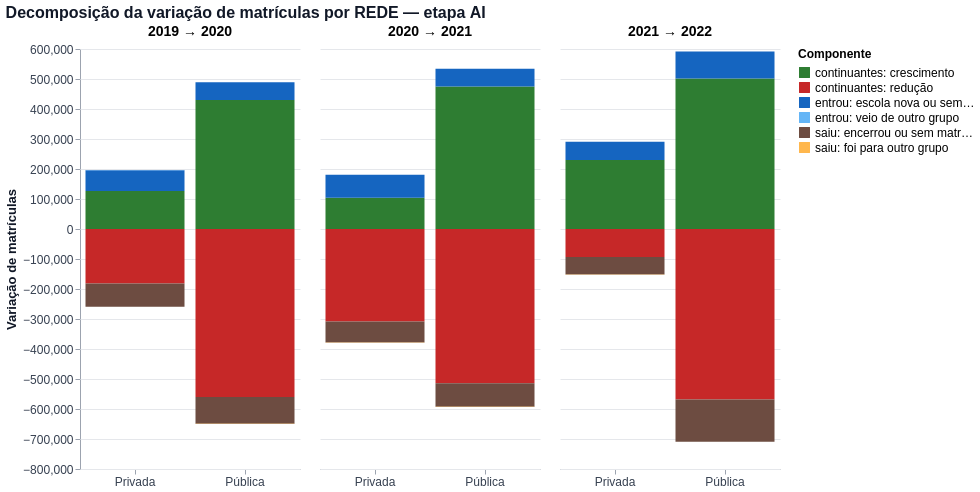

The cell this chart's notebook holds for it:
### Markdown cell above
## Etapa 7 — Decomposição da variação de matrículas entre dois anos *(opcional)*

Para cada par de anos `(a, b)` e cada grupo, a **variação líquida** das matrículas (soma de `b` menos soma de `a`)
é dividida em partes, olhando o **código da escola**:

| Componente | O que é |
|---|---|
| **continuantes: crescimento / redução** | escolas ativas nos dois anos, no mesmo grupo, que ganharam / perderam matrículas |
| **entrou: escola nova ou sem matrícula antes** | escola ativa em `b` e que não estava ativa em nenhum grupo em `a` |
| **entrou: veio de outro grupo** | escola ativa em `b` neste grupo e que em `a` estava ativa em outro grupo (mudou de rede, por exemplo) |
| **saiu: encerrou ou sem matrícula depois** | escola ativa em `a` e que não está ativa em nenhum grupo em `b` |
| **saiu: foi para outro grupo** | escola ativa em `a` neste grupo e que em `b` está ativa em outro grupo |

A soma das partes é a variação líquida do grupo. É uma **decomposição contábil das matrículas por escola**,
**não** o seguimento de alunos. Escola que muda de código (reabertura com outro código) aparece como saída + entrada.

### Code cell
COMPONENTES = ["continuantes: crescimento", "continuantes: redução",
               "entrou: escola nova ou sem matrícula antes", "entrou: veio de outro grupo",
               "saiu: encerrou ou sem matrícula depois", "saiu: foi para outro grupo"]
CORES_COMP = ["#2E7D32", "#C62828", "#1565C0", "#64B5F6", "#6D4C41", "#FFB74D"]


def decompor(d, ano_a, ano_b):
    ativos = d[d["MATRICULAS"] >= ESCOLA_ATIVA_MIN]
    A = ativos[ativos["ANO"] == ano_a].set_index("CO_ESCOLA")[["GRUPO", "MATRICULAS"]]
    B = ativos[ativos["ANO"] == ano_b].set_index("CO_ESCOLA")[["GRUPO", "MATRICULAS"]]
    j = A.join(B, how="outer", lsuffix="_a", rsuffix="_b")
    ma, mb = j["MATRICULAS_a"].fillna(0), j["MATRICULAS_b"].fillna(0)
    ga, gb = j["GRUPO_a"], j["GRUPO_b"]

    mesmo = ga.notna() & gb.notna() & (ga == gb)
    dif = mb - ma
    partes = [
        (ga[mesmo & (dif > 0)], dif[mesmo & (dif > 0)], COMPONENTES[0]),
        (ga[mesmo & (dif < 0)], dif[mesmo & (dif < 0)], COMPONENTES[1]),
        (gb[gb.notna() & ga.isna()], mb[gb.notna() & ga.isna()], COMPONENTES[2]),
        (gb[gb.notna() & ga.notna() & (ga != gb)], mb[gb.notna() & ga.notna() & (ga != gb)], COMPONENTES[3]),
        (ga[ga.notna() & gb.isna()], -ma[ga.notna() & gb.isna()], COMPONENTES[4]),
        (ga[ga.notna() & gb.notna() & (ga != gb)], -ma[ga.notna() & gb.notna() & (ga != gb)], COMPONENTES[5]),
    ]
    linhas = []
    for grupo, valor, nome in partes:
        t = pd.DataFrame({"GRUPO": grupo, "valor": valor}).groupby("GRUPO").agg(valor=("valor", "sum"), escolas=("valor", "size"))
        t["componente"] = nome
        linhas.append(t.reset_index())
    out = pd.concat(linhas, ignore_index=True)
    out["par"] = f"{ano_a} → {ano_b}"
    return out


if not DECOMPOR:
    print("DECOMPOR = False: seção pulada.")
else:
    partes_dec = []
    for a, b in PARES_DECOMPOSICAO:
        if a in ANOS and b in ANOS:
            partes_dec.append(decompor(base, a, b))
        else:
            print(f"[aviso] par {a}→{b} fora do período analisado; ignorado.")
    if partes_dec:
        dec = pd.concat(partes_dec, ignore_index=True)
        dec["componente"] = pd.Categorical(dec["componente"], categories=COMPONENTES, ordered=True)

        tab = dec.pivot_table(index=["par", "GRUPO"], columns="componente", values="valor", aggfunc="sum", observed=False).fillna(0)
        tab["variação líquida"] = tab.sum(axis=1)
        print("Decomposição (matrículas)")
        display(tab.round(0).astype("Int64"))

        # confere com os totais da etapa 3
        conf = []
        for a, b in PARES_DECOMPOSICAO:
            if a in ANOS and b in ANOS:
                for g_ in tot.columns:
                    conf.append({"par": f"{a} → {b}", "GRUPO": g_, "variação total (etapa 3)": tot.loc[b, g_] - tot.loc[a, g_]})
        conf = pd.DataFrame(conf).set_index(["par", "GRUPO"])
        conf["variação líquida (decomposição)"] = tab["variação líquida"]
        conf["diferença"] = conf["variação total (etapa 3)"] - conf["variação líquida (decomposição)"]
        print("Conferência: a diferença deve ser 0 quando ESCOLA_ATIVA_MIN = 1")
        display(conf.round(0).astype("Int64"))

        graf = (alt.Chart(dec).mark_bar().encode(
            x=alt.X("GRUPO:N", title=None, axis=alt.Axis(labelAngle=0)),
            y=alt.Y("valor:Q", title="Variação de matrículas"),
            color=alt.Color("componente:N", title="Componente",
                            scale=alt.Scale(domain=COMPONENTES, range=CORES_COMP)),
            order=alt.Order("componente:N"),
            tooltip=["par:N", "GRUPO:N", "componente:N", alt.Tooltip("valor:Q", format=",.0f"), alt.Tooltip("escolas:Q", title="escolas")])
            .properties(width=max(140, LARGURA_GRAFICO // max(len(PARES_DECOMPOSICAO), 1) - 80), height=ALTURA_GRAFICO)
            .facet(column=alt.Column("par:N", title=None, header=alt.Header(labelFontSize=14, labelFontWeight="bold"))))
        display(estilizar(graf.properties(title=f"Decomposição da variação de matrículas por {DIMENSAO} — etapa {ETAPA}")))

### Figure 1 — Vega-Lite specification as saved in the notebook (floating-point values rounded to 4 significant figures)
{"config": {"view": {"continuousWidth": 300, "continuousHeight": 300, "stroke": null}, "axis": {"domainColor": "#9CA3AF", "gridColor": "#E5E7EB", "labelColor": "#374151", "labelFontSize": 12, "tickColor": "#9CA3AF", "titleColor": "#111827", "titleFontSize": 13}, "legend": {"labelFontSize": 12, "symbolSize": 120, "titleFontSize": 12}, "title": {"anchor": "start", "color": "#111827", "fontSize": 16, "subtitleColor": "#6B7280", "subtitleFontSize": 12}}, "data": {"name": "data-1be7fe8a0f29d93285845278c073da17"}, "facet": {"column": {"field": "par", "header": {"labelFontSize": 14, "labelFontWeight": "bold"}, "title": null, "type": "nominal"}}, "spec": {"mark": {"type": "bar"}, "encoding": {"color": {"field": "componente", "scale": {"domain": ["continuantes: crescimento", "continuantes: redução", "entrou: escola nova ou sem matrícula antes", "entrou: veio de outro grupo", "saiu: encerrou ou sem matrícula depois", "saiu: foi para outro grupo"], "range": ["#2E7D32", "#C62828", "#1565C0", "#64B5F6", "#6D4C41", "#FFB74D"]}, "title": "Componente", "type": "nominal"}, "order": {"field": "componente", "type": "nominal"}, "tooltip": [{"field": "par", "type": "nominal"}, {"field": "GRUPO", "type": "nominal"}, {"field": "componente", "type": "nominal"}, {"field": "valor", "format": ",.0f", "type": "quantitative"}, {"field": "escolas", "title": "escolas", "type": "quantitative"}], "x": {"axis": {"labelAngle": 0}, "field": "GRUPO", "title": null, "type": "nominal"}, "y": {"field": "valor", "title": "Variação de matrículas", "type": "quantitative"}}, "height": 420, "width": 220}, "title": "Decomposição da variação de matrículas por REDE — etapa AI", "$schema": "https://vega.github.io/schema/vega-lite/v6.4.1.json", "datasets": {"data-1be7fe8a0f29d93285845278c073da17": [{"GRUPO": "Privada", "valor": 126900.0, "escolas": 8566, "componente": "continuantes: crescimento", "par": "2019 → 2020"}, {"GRUPO": "Pública", "valor": 430200.0, "escolas": 32830, "componente": "continuantes: crescimento", "par": "2019 → 2020"}, {"GRUPO": "Privada", "valor": -182000.0, "escolas": 11840, "componente": "continuantes: redução", "par": "2019 → 2020"}, {"GRUPO": "Pública", "valor": -559800.0, "escolas": 45478, "componente": "continuantes: redução", "par": "2019 → 2020"}, {"GRUPO": "Privada", "valor": 69020.0, "escolas": 1179, "componente": "entrou: escola nova ou sem matrícula antes", "par": "2019 → 2020"}, {"GRUPO": "Pública", "valor": 58860.0, "escolas": 792, "componente": "entrou: escola nova ou sem matrícula antes", "par": "2019 → 2020"}, {"GRUPO": "Privada", "valor": 340.0, "escolas": 2, "componente": "entrou: veio de outro grupo", "par": "2019 → 2020"}, {"GRUPO": "Pública", "valor": 64.0, "escolas": 1, "componente": "entrou: veio de outro grupo", "par": "2019 → 2020"}, {"GRUPO": "Privada", "valor": -77290.0, "escolas": 1342, "componente": "saiu: encerrou ou sem matrícula depois", "par": "2019 → 2020"}, {"GRUPO": "Pública", "valor": -89420.0, "escolas": 2175, "componente": "saiu: encerrou ou sem matrícula depois", "par": "2019 → 2020"}, {"GRUPO": "Privada", "valor": -62.0, "escolas": 1, "componente": "saiu: foi para outro grupo", "par": "2019 → 2020"}, {"GRUPO": "Pública", "valor": -332.0, "escolas": 2, "componente": "saiu: foi para outro grupo", "par": "2019 → 2020"}, {"GRUPO": "Privada", "valor": 104000.0, "escolas": 6383, "componente": "continuantes: crescimento", "par": "2020 → 2021"}, {"GRUPO": "Pública", "valor": 474800.0, "escolas": 36217, "componente": "continuantes: crescimento", "par": "2020 → 2021"}, {"GRUPO": "Privada", "valor": -308200.0, "escolas": 13943, "componente": "continuantes: redução", "par": "2020 → 2021"}, {"GRUPO": "Pública", "valor": -514200.0, "escolas": 40812, "componente": "continuantes: redução", "par": "2020 → 2021"}, {"GRUPO": "Privada", "valor": 76450.0, "escolas": 1432, "componente": "entrou: escola nova ou sem matrícula antes", "par": "2020 → 2021"}, {"GRUPO": "Pública", "valor": 59320.0, "escolas": 867, "componente": "entrou: escola nova ou sem matrícula antes", "par": "2020 → 2021"}, {"GRUPO": "Privada", "valor": 313.0, "escolas": 2, "componente": "entrou: veio de outro grupo", "par": "2020 → 2021"}, {"GRUPO": "Pública", "valor": 265.0, "escolas": 1, "componente": "entrou: veio de outro grupo", "par": "2020 → 2021"}, {"GRUPO": "Privada", "valor": -70490.0, "escolas": 1513, "componente": "saiu: encerrou ou sem matrícula depois", "par": "2020 → 2021"}, {"GRUPO": "Pública", "valor": -78480.0, "escolas": 2102, "componente": "saiu: encerrou ou sem matrícula depois", "par": "2020 → 2021"}, {"GRUPO": "Privada", "valor": -248.0, "escolas": 1, "componente": "saiu: foi para outro grupo", "par": "2020 → 2021"}, {"GRUPO": "Pública", "valor": -291.0, "escolas": 2, "componente": "saiu: foi para outro grupo", "par": "2020 → 2021"}, {"GRUPO": "Privada", "valor": 229600.0, "escolas": 13299, "componente": "continuantes: crescimento", "par": "2021 → 2022"}, {"GRUPO": "Pública", "valor": 502000.0, "escolas": 33653, "componente": "continuantes: crescimento", "par": "2021 → 2022"}, {"GRUPO": "Privada", "valor": -93310.0, "escolas": 7218, "componente": "continuantes: redução", "par": "2021 → 2022"}, {"GRUPO": "Pública", "valor": -568100.0, "escolas": 42143, "componente": "continuantes: redução", "par": "2021 → 2022"}, {"GRUPO": "Privada", "valor": 61000.0, "escolas": 1200, "componente": "entrou: escola nova ou sem matrícula antes", "par": "2021 → 2022"}, {"GRUPO": "Pública", "valor": 89340.0, "escolas": 1103, "componente": "entrou: escola nova ou sem matrícula antes", "par": "2021 → 2022"}, {"GRUPO": "Privada", "valor": 273.0, "escolas": 2, "componente": "entrou: veio de outro grupo", "par": "2021 → 2022"}, {"GRUPO": "Pública", "valor": 276.0, "escolas": 2, "componente": "entrou: veio de outro grupo", "par": "2021 → 2022"}, {"GRUPO": "Privada", "valor": -58650.0, "escolas": 1109, "componente": "saiu: encerrou ou sem matrícula depois", "par": "2021 → 2022"}, {"GRUPO": "Pública", "valor": -141200.0, "escolas": 2533, "componente": "saiu: encerrou ou sem matrícula depois", "par": "2021 → 2022"}, {"GRUPO": "Privada", "valor": -327.0, "escolas": 2, "componente": "saiu: foi para outro grupo", "par": "2021 → 2022"}, {"GRUPO": "Pública", "valor": -243.0, "escolas": 2, "componente": "saiu: foi para outro grupo", "par": "2021 → 2022"}]}}
